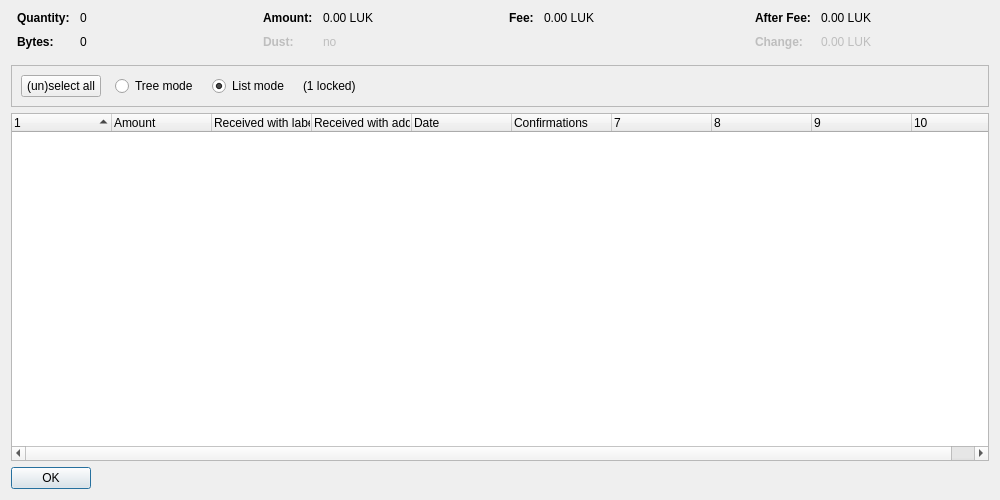
<?xml version="1.0" encoding="UTF-8"?>
<ui version="4.0">
 <class>CoinControlDialog</class>
 <widget class="QDialog" name="CoinControlDialog">
  <property name="geometry">
   <rect>
    <x>0</x>
    <y>0</y>
    <width>1000</width>
    <height>500</height>
   </rect>
  </property>
  <property name="windowTitle">
   <string>Coin Selection</string>
  </property>
  <layout class="QVBoxLayout" name="verticalLayout">
   <item>
    <layout class="QHBoxLayout" name="horizontalLayoutTop" stretch="0,0,0,0">
     <property name="topMargin">
      <number>0</number>
     </property>
     <property name="bottomMargin">
      <number>10</number>
     </property>
     <item>
      <layout class="QFormLayout" name="formLayoutCoinControl1">
       <property name="horizontalSpacing">
        <number>10</number>
       </property>
       <property name="verticalSpacing">
        <number>10</number>
       </property>
       <property name="leftMargin">
        <number>6</number>
       </property>
       <property name="rightMargin">
        <number>6</number>
       </property>
       <item row="0" column="0">
        <widget class="QLabel" name="labelCoinControlQuantityText">
         <property name="font">
          <font>
           <weight>75</weight>
           <bold>true</bold>
          </font>
         </property>
         <property name="text">
          <string>Quantity:</string>
         </property>
        </widget>
       </item>
       <item row="0" column="1">
        <widget class="QLabel" name="labelCoinControlQuantity">
         <property name="cursor">
          <cursorShape>IBeamCursor</cursorShape>
         </property>
         <property name="contextMenuPolicy">
          <enum>Qt::ActionsContextMenu</enum>
         </property>
         <property name="text">
          <string notr="true">0</string>
         </property>
         <property name="textInteractionFlags">
          <set>Qt::LinksAccessibleByMouse|Qt::TextSelectableByKeyboard|Qt::TextSelectableByMouse</set>
         </property>
        </widget>
       </item>
       <item row="1" column="0">
        <widget class="QLabel" name="labelCoinControlBytesText">
         <property name="font">
          <font>
           <weight>75</weight>
           <bold>true</bold>
          </font>
         </property>
         <property name="text">
          <string>Bytes:</string>
         </property>
        </widget>
       </item>
       <item row="1" column="1">
        <widget class="QLabel" name="labelCoinControlBytes">
         <property name="cursor">
          <cursorShape>IBeamCursor</cursorShape>
         </property>
         <property name="contextMenuPolicy">
          <enum>Qt::ActionsContextMenu</enum>
         </property>
         <property name="text">
          <string notr="true">0</string>
         </property>
         <property name="textInteractionFlags">
          <set>Qt::LinksAccessibleByMouse|Qt::TextSelectableByKeyboard|Qt::TextSelectableByMouse</set>
         </property>
        </widget>
       </item>
      </layout>
     </item>
     <item>
      <layout class="QFormLayout" name="formLayoutCoinControl2">
       <property name="horizontalSpacing">
        <number>10</number>
       </property>
       <property name="verticalSpacing">
        <number>10</number>
       </property>
       <property name="leftMargin">
        <number>6</number>
       </property>
       <property name="rightMargin">
        <number>6</number>
       </property>
       <item row="0" column="0">
        <widget class="QLabel" name="labelCoinControlAmountText">
         <property name="font">
          <font>
           <weight>75</weight>
           <bold>true</bold>
          </font>
         </property>
         <property name="text">
          <string>Amount:</string>
         </property>
        </widget>
       </item>
       <item row="0" column="1">
        <widget class="QLabel" name="labelCoinControlAmount">
         <property name="cursor">
          <cursorShape>IBeamCursor</cursorShape>
         </property>
         <property name="contextMenuPolicy">
          <enum>Qt::ActionsContextMenu</enum>
         </property>
         <property name="text">
          <string notr="true">0.00 LUK</string>
         </property>
         <property name="textInteractionFlags">
          <set>Qt::LinksAccessibleByMouse|Qt::TextSelectableByKeyboard|Qt::TextSelectableByMouse</set>
         </property>
        </widget>
       </item>
       <item row="1" column="0">
        <widget class="QLabel" name="labelCoinControlLowOutputText">
         <property name="enabled">
          <bool>false</bool>
         </property>
         <property name="font">
          <font>
           <weight>75</weight>
           <bold>true</bold>
          </font>
         </property>
         <property name="text">
          <string>Dust:</string>
         </property>
        </widget>
       </item>
       <item row="1" column="1">
        <widget class="QLabel" name="labelCoinControlLowOutput">
         <property name="enabled">
          <bool>false</bool>
         </property>
         <property name="cursor">
          <cursorShape>IBeamCursor</cursorShape>
         </property>
         <property name="contextMenuPolicy">
          <enum>Qt::ActionsContextMenu</enum>
         </property>
         <property name="text">
          <string notr="true">no</string>
         </property>
         <property name="textInteractionFlags">
          <set>Qt::LinksAccessibleByMouse|Qt::TextSelectableByKeyboard|Qt::TextSelectableByMouse</set>
         </property>
        </widget>
       </item>
      </layout>
     </item>
     <item>
      <layout class="QFormLayout" name="formLayoutCoinControl3">
       <property name="horizontalSpacing">
        <number>10</number>
       </property>
       <property name="verticalSpacing">
        <number>10</number>
       </property>
       <property name="leftMargin">
        <number>6</number>
       </property>
       <property name="rightMargin">
        <number>6</number>
       </property>
       <item row="0" column="0">
        <widget class="QLabel" name="labelCoinControlFeeText">
         <property name="font">
          <font>
           <weight>75</weight>
           <bold>true</bold>
          </font>
         </property>
         <property name="text">
          <string>Fee:</string>
         </property>
        </widget>
       </item>
       <item row="0" column="1">
        <widget class="QLabel" name="labelCoinControlFee">
         <property name="cursor">
          <cursorShape>IBeamCursor</cursorShape>
         </property>
         <property name="contextMenuPolicy">
          <enum>Qt::ActionsContextMenu</enum>
         </property>
         <property name="text">
          <string notr="true">0.00 LUK</string>
         </property>
         <property name="textInteractionFlags">
          <set>Qt::LinksAccessibleByMouse|Qt::TextSelectableByKeyboard|Qt::TextSelectableByMouse</set>
         </property>
        </widget>
       </item>
      </layout>
     </item>
     <item>
      <layout class="QFormLayout" name="formLayoutCoinControl4">
       <property name="horizontalSpacing">
        <number>10</number>
       </property>
       <property name="verticalSpacing">
        <number>10</number>
       </property>
       <property name="leftMargin">
        <number>6</number>
       </property>
       <property name="rightMargin">
        <number>6</number>
       </property>
       <item row="0" column="0">
        <widget class="QLabel" name="labelCoinControlAfterFeeText">
         <property name="font">
          <font>
           <weight>75</weight>
           <bold>true</bold>
          </font>
         </property>
         <property name="text">
          <string>After Fee:</string>
         </property>
        </widget>
       </item>
       <item row="0" column="1">
        <widget class="QLabel" name="labelCoinControlAfterFee">
         <property name="cursor">
          <cursorShape>IBeamCursor</cursorShape>
         </property>
         <property name="contextMenuPolicy">
          <enum>Qt::ActionsContextMenu</enum>
         </property>
         <property name="text">
          <string notr="true">0.00 LUK</string>
         </property>
         <property name="textInteractionFlags">
          <set>Qt::LinksAccessibleByMouse|Qt::TextSelectableByKeyboard|Qt::TextSelectableByMouse</set>
         </property>
        </widget>
       </item>
       <item row="1" column="0">
        <widget class="QLabel" name="labelCoinControlChangeText">
         <property name="enabled">
          <bool>false</bool>
         </property>
         <property name="font">
          <font>
           <weight>75</weight>
           <bold>true</bold>
          </font>
         </property>
         <property name="text">
          <string>Change:</string>
         </property>
        </widget>
       </item>
       <item row="1" column="1">
        <widget class="QLabel" name="labelCoinControlChange">
         <property name="enabled">
          <bool>false</bool>
         </property>
         <property name="cursor">
          <cursorShape>IBeamCursor</cursorShape>
         </property>
         <property name="contextMenuPolicy">
          <enum>Qt::ActionsContextMenu</enum>
         </property>
         <property name="text">
          <string notr="true">0.00 LUK</string>
         </property>
         <property name="textInteractionFlags">
          <set>Qt::LinksAccessibleByMouse|Qt::TextSelectableByKeyboard|Qt::TextSelectableByMouse</set>
         </property>
        </widget>
       </item>
      </layout>
     </item>
    </layout>
   </item>
   <item>
    <widget class="QFrame" name="frame">
     <property name="minimumSize">
      <size>
       <width>0</width>
       <height>40</height>
      </size>
     </property>
     <property name="frameShape">
      <enum>QFrame::StyledPanel</enum>
     </property>
     <property name="frameShadow">
      <enum>QFrame::Sunken</enum>
     </property>
     <layout class="QHBoxLayout" name="horizontalLayout">
      <item>
       <layout class="QHBoxLayout" name="horizontalLayoutPanel" stretch="0,0,0,0,0">
        <property name="spacing">
         <number>14</number>
        </property>
        <item>
         <widget class="QPushButton" name="pushButtonSelectAll">
          <property name="sizePolicy">
           <sizepolicy hsizetype="Maximum" vsizetype="Fixed">
            <horstretch>0</horstretch>
            <verstretch>0</verstretch>
           </sizepolicy>
          </property>
          <property name="text">
           <string>(un)select all</string>
          </property>
          <property name="autoDefault">
           <bool>false</bool>
          </property>
         </widget>
        </item>
        <item>
         <widget class="QRadioButton" name="radioTreeMode">
          <property name="sizePolicy">
           <sizepolicy hsizetype="Maximum" vsizetype="Fixed">
            <horstretch>0</horstretch>
            <verstretch>0</verstretch>
           </sizepolicy>
          </property>
          <property name="text">
           <string>Tree mode</string>
          </property>
         </widget>
        </item>
        <item>
         <widget class="QRadioButton" name="radioListMode">
          <property name="sizePolicy">
           <sizepolicy hsizetype="Maximum" vsizetype="Fixed">
            <horstretch>0</horstretch>
            <verstretch>0</verstretch>
           </sizepolicy>
          </property>
          <property name="text">
           <string>List mode</string>
          </property>
          <property name="checked">
           <bool>true</bool>
          </property>
         </widget>
        </item>
        <item>
         <widget class="QLabel" name="labelLocked">
          <property name="text">
           <string notr="true">(1 locked)</string>
          </property>
         </widget>
        </item>
        <item>
         <spacer name="horizontalSpacer">
          <property name="orientation">
           <enum>Qt::Horizontal</enum>
          </property>
          <property name="sizeHint" stdset="0">
           <size>
            <width>40</width>
            <height>20</height>
           </size>
          </property>
         </spacer>
        </item>
       </layout>
      </item>
     </layout>
    </widget>
   </item>
   <item>
    <widget class="CoinControlTreeWidget" name="treeWidget">
     <property name="contextMenuPolicy">
      <enum>Qt::CustomContextMenu</enum>
     </property>
     <property name="sortingEnabled">
      <bool>false</bool>
     </property>
     <property name="columnCount">
      <number>10</number>
     </property>
     <attribute name="headerShowSortIndicator" stdset="0">
      <bool>true</bool>
     </attribute>
     <attribute name="headerStretchLastSection">
      <bool>false</bool>
     </attribute>
     <column>
      <property name="text">
       <string/>
      </property>
     </column>
     <column>
      <property name="text">
       <string>Amount</string>
      </property>
     </column>
     <column>
      <property name="text">
       <string>Received with label</string>
      </property>
     </column>
     <column>
      <property name="text">
       <string>Received with address</string>
      </property>
     </column>
     <column>
      <property name="text">
       <string>Date</string>
      </property>
     </column>
     <column>
      <property name="text">
       <string>Confirmations</string>
      </property>
      <property name="toolTip">
       <string>Confirmed</string>
      </property>
     </column>
     <column>
      <property name="text">
       <string/>
      </property>
     </column>
     <column>
      <property name="text">
       <string/>
      </property>
     </column>
     <column>
      <property name="text">
       <string/>
      </property>
     </column>
     <column>
      <property name="text">
       <string/>
      </property>
     </column>
    </widget>
   </item>
   <item>
    <widget class="QDialogButtonBox" name="buttonBox">
     <property name="sizePolicy">
      <sizepolicy hsizetype="Maximum" vsizetype="Fixed">
       <horstretch>0</horstretch>
       <verstretch>0</verstretch>
      </sizepolicy>
     </property>
     <property name="orientation">
      <enum>Qt::Horizontal</enum>
     </property>
     <property name="standardButtons">
      <set>QDialogButtonBox::Ok</set>
     </property>
    </widget>
   </item>
  </layout>
 </widget>
 <customwidgets>
  <customwidget>
   <class>CoinControlTreeWidget</class>
   <extends>QTreeWidget</extends>
   <header>coincontroltreewidget.h</header>
  </customwidget>
 </customwidgets>
 <resources/>
 <connections/>
</ui>
